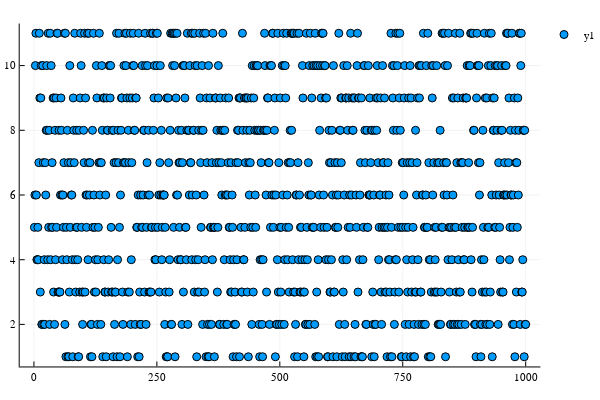

Notebook code cell kept with this figure:
### Code cell
plotly()
plot(ceil.(11*rand(1000)),seriestype=:scatter)

### Figure 1 — Plotly figure (JSON) as saved in the notebook; plotly's stock layout.template omitted (floating-point values rounded to 4 significant figures; data arrays with more than 128 entries replaced by an {"elided": "..."} marker saying what was removed)
{"data": [{"colorbar": {"title": {"text": ""}}, "legendgroup": "y1", "marker": {"color": "rgba(0, 154, 250, 1.000)", "line": {"color": "rgba(0, 0, 0, 1)", "width": 1}, "size": 8, "symbol": "circle"}, "mode": "markers", "name": "y1", "showlegend": true, "type": "scatter", "x": {"elided": "1000 int values"}, "xaxis": "x", "y": {"elided": "1000 int values"}, "yaxis": "y", "zmax": null, "zmin": null}], "layout": {"annotations": [], "height": 400, "legend": {"bgcolor": "rgba(255, 255, 255, 1.000)", "bordercolor": "rgba(0, 0, 0, 1)", "font": {"color": "rgba(0, 0, 0, 1)", "family": "sans-serif", "size": 11}, "tracegroupgap": 0, "x": 1, "y": 1}, "margin": {"b": 20, "l": 0, "r": 0, "t": 20}, "paper_bgcolor": "rgba(255, 255, 255, 1.000)", "plot_bgcolor": "rgba(255, 255, 255, 1.000)", "showlegend": true, "width": 600, "xaxis": {"anchor": "y", "domain": [0.03619, 0.9934], "gridcolor": "rgba(0, 0, 0, 0.1)", "gridwidth": 0.5, "linecolor": "rgba(0, 0, 0, 1)", "mirror": false, "range": [-28.97, 1030.0], "showgrid": true, "showline": true, "showticklabels": true, "tickangle": 0, "tickcolor": "rgb(0, 0, 0)", "tickfont": {"color": "rgba(0, 0, 0, 1)", "family": "sans-serif", "size": 11}, "tickmode": "array", "ticks": "inside", "ticktext": ["0", "250", "500", "750", "1000"], "tickvals": [0, 250, 500, 750, 1000], "title": {"font": {"color": "rgba(0, 0, 0, 1)", "family": "sans-serif", "size": 15}, "text": ""}, "type": "linear", "visible": true, "zeroline": false, "zerolinecolor": "rgba(0, 0, 0, 1)"}, "yaxis": {"anchor": "x", "domain": [0.03762, 0.9902], "gridcolor": "rgba(0, 0, 0, 0.1)", "gridwidth": 0.5, "linecolor": "rgba(0, 0, 0, 1)", "mirror": false, "range": [0.7, 11.3], "showgrid": true, "showline": true, "showticklabels": true, "tickangle": 0, "tickcolor": "rgb(0, 0, 0)", "tickfont": {"color": "rgba(0, 0, 0, 1)", "family": "sans-serif", "size": 11}, "tickmode": "array", "ticks": "inside", "ticktext": ["2", "4", "6", "8", "10"], "tickvals": [2, 4, 6, 8, 10], "title": {"font": {"color": "rgba(0, 0, 0, 1)", "family": "sans-serif", "size": 15}, "text": ""}, "type": "linear", "visible": true, "zeroline": false, "zerolinecolor": "rgba(0, 0, 0, 1)"}}}
